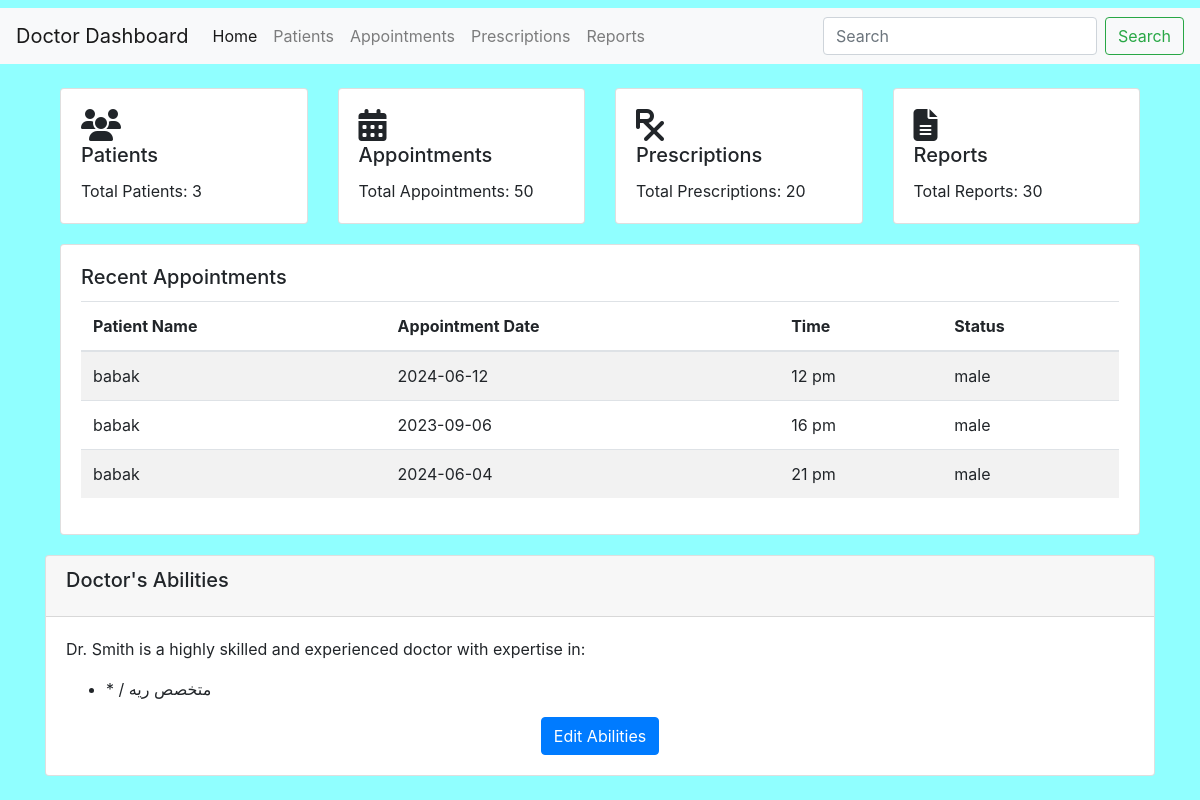
/view/doctor_panel.php (signed in), run on the app's committed database.
### tables this page shows
CREATE TABLE IF NOT EXISTS `reservation` (
  `id` int NOT NULL AUTO_INCREMENT,
  `user_id` int NOT NULL,
  `doctor_id` int NOT NULL,
  `time` varchar(50) NOT NULL,
  `date` date NOT NULL,
  `skills` varchar(90) NOT NULL,
  PRIMARY KEY (`id`)
);

CREATE TABLE IF NOT EXISTS `users` (
  `id` int NOT NULL AUTO_INCREMENT,
  `fullname` varchar(50) NOT NULL,
  `username` varchar(50) NOT NULL,
  `password` varchar(50) NOT NULL,
  `gender` varchar(10) NOT NULL,
  `email` varchar(50) DEFAULT NULL,
  `mobile` int NOT NULL,
  PRIMARY KEY (`id`),
  UNIQUE KEY `username` (`username`)
);

CREATE TABLE IF NOT EXISTS `doctors` (
  `id` int NOT NULL AUTO_INCREMENT,
  `fullname` varchar(50) NOT NULL,
  `username` varchar(50) NOT NULL,
  `password` varchar(50) NOT NULL,
  `gender` varchar(10) NOT NULL,
  `email` varchar(50) DEFAULT NULL,
  `pesonnelcode` int NOT NULL,
  `bio` text NOT NULL,
  PRIMARY KEY (`id`),
  UNIQUE KEY `username` (`username`)
);

### controller/doctor_panel.php (called while the page is built, shortened)
<?php
include "../model/database.php";
$doctor_id = $_SESSION["doctor_id"];
$patients = $connection->query("
    SELECT DISTINCT *
    FROM Reservation
    INNER JOIN Doctors ON Doctors.id = Reservation.doctor_id
    INNER JOIN Users ON Users.id = Reservation.user_id
    WHERE Doctors.id = $doctor_id
");
$patientsCount = $connection->query("SELECT *
    FROM Reservation
    INNER JOIN Doctors ON Doctors.id = Reservation.doctor_id
    INNER JOIN Users ON Users.id = Reservation.user_id
    WHERE Doctors.id = $doctor_id
")->num_rows;
$doctor_skills = $connection->query("SELECT * FROM doctors WHERE id = $doctor_id ")
?>

### view/doctor_panel.php (the view, shortened to what this page needs)
<!DOCTYPE html>
<html lang="en">
    <?php include "../controller/doctor_panel.php" ?>
<head>
    <link rel="stylesheet" href="https://maxcdn.bootstrapcdn.com/bootstrap/4.0.0/css/bootstrap.min.css">
    <link rel="stylesheet" href="https://cdnjs.cloudflare.com/ajax/libs/font-awesome/6.2.0/css/all.min.css">
</head>
<body style="background-color:rgb(144, 255, 255);">
    <nav class="navbar navbar-expand-lg navbar-light bg-light mt-2 mb-4">
        <a class="navbar-brand" href="#">Doctor Dashboard</a>
        <div class="collapse navbar-collapse" id="navbarSupportedContent">
            <ul class="navbar-nav mr-auto">
                <li class="nav-item active">
                    <a class="nav-link" href="../view/index.php">Home <span class="sr-only">(current)</span></a>
                </li>
                <li class="nav-item">
                    <a class="nav-link" href="#">Patients</a>
                </li>
                <li class="nav-item">
                    <a class="nav-link" href="#">Appointments</a>
                </li>
                <li class="nav-item">
                    <a class="nav-link" href="#">Prescriptions</a>
                </li>
                <li class="nav-item">
                    <a class="nav-link" href="#">Reports</a>
                </li>
            </ul>
            <form class="form-inline my-2 my-lg-0">
                <input class="form-control mr-sm-2" type="search" placeholder="Search" aria-label="Search">
                <button class="btn btn-outline-success my-2 my-sm-0" type="submit">Search</button>
            </form>
        </div>
    </nav>
    <div class="container">
    <div class="container">
        <div class="row">
            <div class="col-md-3">
                <div class="card">
                    <div class="card-body">
                        <i class="fas fa-users fa-2x"></i>
                        <h5 class="card-title">Patients</h5>
                        <p class="card-text">Total Patients: <?= $patientsCount ?></p>
                    </div>
                </div>
            </div>
            <div class="col-md-3">
                <div class="card">
                    <div class="card-body">
                        <i class="fas fa-calendar-alt fa-2x"></i>
                        <h5 class="card-title">Appointments</h5>
                        <p class="card-text">Total Appointments: 50</p>
                    </div>
                </div>
            </div>
            <div class="col-md-3">
                <div class="card">
                    <div class="card-body">
                        <i class="fas fa-prescription fa-2x"></i>
                        <h5 class="card-title">Prescriptions</h5>
                        <p class="card-text">Total Prescriptions: 20</p>
                    </div>
                </div>
            </div>
            <div class="col-md-3">
                <div class="card">
                    <div class="card-body">
                        <i class="fas fa-file-alt fa-2x"></i>
                        <h5 class="card-title">Reports</h5>
                        <p class="card-text">Total Reports: 30</p>
                    </div>
                </div>
            </div>
        </div>
        <div class="row">
            <div class="col-md-12">
                <div class="card">
                    <div class="card-body">
                        <h5 class="card-title">Recent Appointments</h5>
                        <table class="table table-striped">
                            <thead>
                                <tr>
                                    <th>Patient Name</th>
                                    <th>Appointment Date</th>
                                    <th>Time</th>
                                    <th>Status</th>
                                </tr>
                            </thead>
                            <tbody>
                                <?php foreach($patients as $patient): ?>
                                <tr>
                                    <td><?= $patient["fullname"] ?></td>
                                    <td><?= $patient["date"] ?></td>
                                    <td><?= $patient["time"] ?></td>
                                    <td><?= $patient["gender"] ?></td>
                                    </tr>
                                <?php endforeach; ?>
                            </tbody>
                        </table>
                    </div>
                </div>
            </div>
        </div>
    </div>
    <div class="row">
    <div class="col-md-12">
        <div class="card">
            <div class="card-header">
                <h5 class="card-title">Doctor's Abilities</h5>
            </div>
            <div class="card-body">
                <p>Dr. Smith is a highly skilled and experienced doctor with expertise in:</p>
                <ul>
                    <?php foreach($doctor_skills as $doctor_skill): ?>
                    <li><?= $doctor_skill["bio"] ?></li>
                    <?php endforeach; ?>
                </ul>
                    <center>
                    <button class="btn btn-primary" data-toggle="modal" data-target="#editAbilitiesModal">Edit Abilities</button>
                    </center>
                </div>
        </div>
    </div>
</div>
    </div>
</body>
</html>

### view/doctor_panel.php (style rules this page uses)
body { background-color: #f5f5f5; }
.nav-link { color: #333; }
.card { margin-bottom: 20px; }
.card-body { padding: 20px; }

### data on the page
reservation: user.fullname "babak", date "2024-06-12", time "12 pm", user.gender "male"
reservation: user.fullname "babak", date "2023-09-06", time "16 pm", user.gender "male"
reservation: user.fullname "babak", date "2024-06-04", time "21 pm", user.gender "male"
doctors: bio "* / متخصص ریه"

### other printed values
$patientsCount "3"
